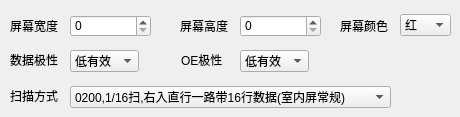
    <widget class="QWidget" name="tab_8">
     <attribute name="title">
      <string>设置屏参</string>
     </attribute>
     <widget class="QLabel" name="label_27">
      <property name="geometry">
       <rect>
        <x>10</x>
        <y>20</y>
        <width>54</width>
        <height>12</height>
       </rect>
      </property>
      <property name="text">
       <string>屏幕宽度</string>
      </property>
     </widget>
     <widget class="QLabel" name="label_28">
      <property name="geometry">
       <rect>
        <x>180</x>
        <y>20</y>
        <width>54</width>
        <height>12</height>
       </rect>
      </property>
      <property name="text">
       <string>屏幕高度</string>
      </property>
     </widget>
     <widget class="QSpinBox" name="spinBox_8">
      <property name="geometry">
       <rect>
        <x>70</x>
        <y>15</y>
        <width>81</width>
        <height>22</height>
       </rect>
      </property>
      <property name="maximum">
       <number>9999</number>
      </property>
      <property name="singleStep">
       <number>8</number>
      </property>
     </widget>
     <widget class="QSpinBox" name="spinBox_9">
      <property name="geometry">
       <rect>
        <x>240</x>
        <y>15</y>
        <width>81</width>
        <height>22</height>
       </rect>
      </property>
      <property name="maximum">
       <number>999</number>
      </property>
      <property name="singleStep">
       <number>8</number>
      </property>
     </widget>
     <widget class="QLabel" name="label_29">
      <property name="geometry">
       <rect>
        <x>340</x>
        <y>20</y>
        <width>54</width>
        <height>12</height>
       </rect>
      </property>
      <property name="text">
       <string>屏幕颜色</string>
      </property>
     </widget>
     <widget class="QComboBox" name="comboBox_9">
      <property name="geometry">
       <rect>
        <x>400</x>
        <y>14</y>
        <width>51</width>
        <height>22</height>
       </rect>
      </property>
      <item>
       <property name="text">
        <string>红</string>
       </property>
      </item>
      <item>
       <property name="text">
        <string>绿</string>
       </property>
      </item>
      <item>
       <property name="text">
        <string>红+绿</string>
       </property>
      </item>
     </widget>
     <widget class="QLabel" name="label_30">
      <property name="geometry">
       <rect>
        <x>10</x>
        <y>54</y>
        <width>54</width>
        <height>12</height>
       </rect>
      </property>
      <property name="text">
       <string>数据极性</string>
      </property>
     </widget>
     <widget class="QComboBox" name="comboBox_10">
      <property name="geometry">
       <rect>
        <x>70</x>
        <y>50</y>
        <width>69</width>
        <height>22</height>
       </rect>
      </property>
      <item>
       <property name="text">
        <string>低有效</string>
       </property>
      </item>
      <item>
       <property name="text">
        <string>高有效</string>
       </property>
      </item>
     </widget>
     <widget class="QLabel" name="label_31">
      <property name="geometry">
       <rect>
        <x>181</x>
        <y>54</y>
        <width>54</width>
        <height>12</height>
       </rect>
      </property>
      <property name="text">
       <string>OE极性</string>
      </property>
     </widget>
     <widget class="QComboBox" name="comboBox_13">
      <property name="geometry">
       <rect>
        <x>240</x>
        <y>50</y>
        <width>69</width>
        <height>22</height>
       </rect>
      </property>
      <item>
       <property name="text">
        <string>低有效</string>
       </property>
      </item>
      <item>
       <property name="text">
        <string>高有效</string>
       </property>
      </item>
     </widget>
     <widget class="QLabel" name="label_32">
      <property name="geometry">
       <rect>
        <x>10</x>
        <y>90</y>
        <width>54</width>
        <height>12</height>
       </rect>
      </property>
      <property name="text">
       <string>扫描方式</string>
      </property>
     </widget>
     <widget class="QComboBox" name="comboBox_14">
      <property name="geometry">
       <rect>
        <x>70</x>
        <y>86</y>
        <width>321</width>
        <height>22</height>
       </rect>
      </property>
      <item>
       <property name="text">
        <string>0200,1/16扫,右入直行一路带16行数据(室内屏常规)</string>
       </property>
      </item>
      <item>
       <property name="text">
        <string>2213,1/4扫,右入每8点向下打折,打折3次(P10模组常规)</string>
       </property>
      </item>
      <item>
       <property name="text">
        <string>1200,1/8扫,右入直行一路带8行数据(P6模组常规)</string>
       </property>
      </item>
     </widget>
    </widget>
